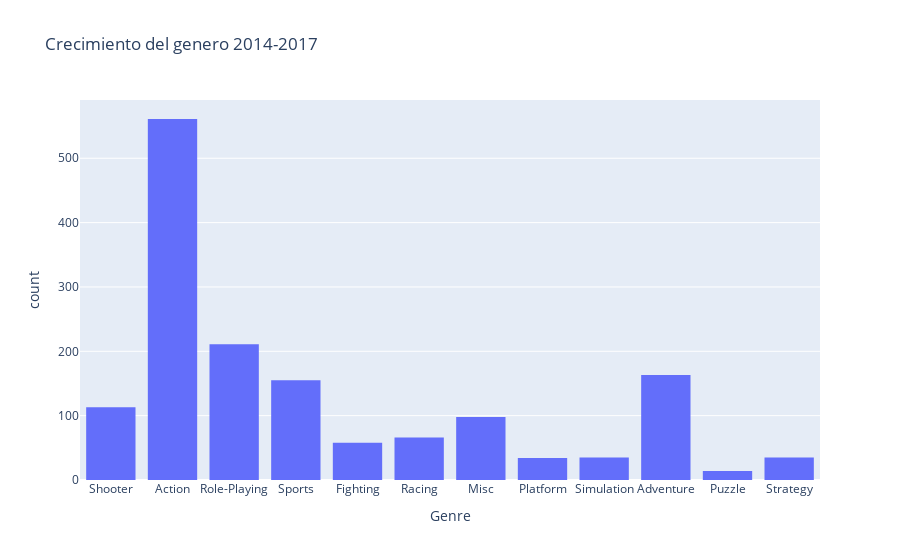

Notebook cell for this chart:
### Markdown cell above
## ❖Crecimiento:

### Code cell
# Qué género ha tenido el mayor y menor crecimiento
years_data = [2017, 2016, 2015,2014]
df_4year = df[df['Year'].isin(years_data)]

fig = px.histogram(df_4year, x="Genre", title="Crecimiento del genero 2014-2017", nbins=20)
fig.show()
# Como se observa el genero que más crecio fue Action y el que menor crecimiento tuvo es Puzzle.

### Figure 1 — Plotly figure (JSON) as saved in the notebook; plotly's stock layout.template omitted (floating-point values rounded to 4 significant figures; data arrays with more than 128 entries replaced by an {"elided": "..."} marker saying what was removed)
{"data": [{"alignmentgroup": "True", "bingroup": "x", "hovertemplate": "Genre=%{x}<br>count=%{y}<extra></extra>", "legendgroup": "", "marker": {"color": "#636efa", "pattern": {"shape": ""}}, "name": "", "nbinsx": 20, "offsetgroup": "", "orientation": "v", "showlegend": false, "type": "histogram", "x": {"elided": "1543 str values"}, "xaxis": "x", "yaxis": "y"}], "layout": {"barmode": "relative", "legend": {"tracegroupgap": 0}, "title": {"text": "Crecimiento del genero 2014-2017"}, "xaxis": {"anchor": "y", "domain": [0, 1], "title": {"text": "Genre"}}, "yaxis": {"anchor": "x", "domain": [0, 1], "title": {"text": "count"}}}}
